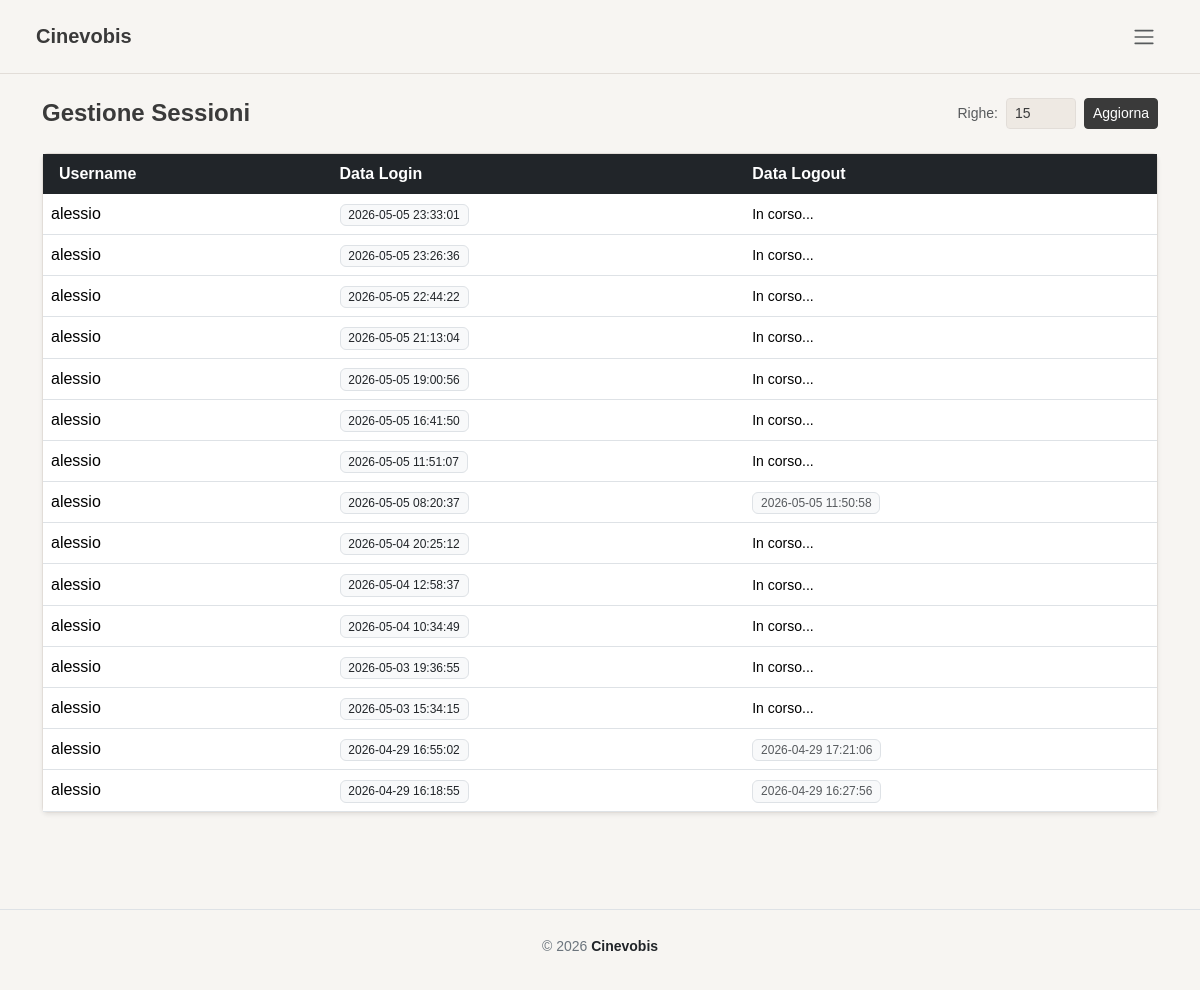
/pages/admin/sessions.php (signed in), run on the app's committed database.
### tables this page shows
CREATE TABLE `sessioni` (
  `id_sessione` varchar(255) NOT NULL,
  `id_utente` int(11) NOT NULL,
  `data_login` datetime DEFAULT NULL,
  `data_logout` datetime DEFAULT NULL,
  PRIMARY KEY (`id_sessione`),
  KEY `id_utente` (`id_utente`),
  CONSTRAINT `sessioni_ibfk_1` FOREIGN KEY (`id_utente`) REFERENCES `utenti` (`id_utente`) ON DELETE CASCADE ON UPDATE CASCADE
);

CREATE TABLE `utenti` (
  `id_utente` int(11) NOT NULL AUTO_INCREMENT,
  `username` varchar(100) NOT NULL,
  `password` varchar(255) NOT NULL,
  `email` varchar(100) NOT NULL,
  `nome` varchar(100) NOT NULL,
  `cognome` varchar(100) NOT NULL,
  `id_profilo` int(11) DEFAULT NULL,
  `attivo` tinyint(1) DEFAULT 1,
  `data_registrazione` datetime DEFAULT NULL,
  PRIMARY KEY (`id_utente`),
  UNIQUE KEY `username` (`username`),
  UNIQUE KEY `email` (`email`),
  KEY `id_profilo` (`id_profilo`),
  CONSTRAINT `utenti_ibfk_1` FOREIGN KEY (`id_profilo`) REFERENCES `profili` (`id_profilo`) ON UPDATE CASCADE
);

### includes/user_obj.php (called while the page is built, shortened)
<?php
class userObj {
    private PDO $db;
    public function __construct(PDO $db, string $username, ?string $password = null, ?string $nome = null, ?string $cognome = null,
                            ?string $email = null, ?int $attivo = null, ?int $id_profilo = null) {
        $this->db           = $db;
    }
    public function readAccess(int $num) {
        $sql = "SELECT u.username, s.data_login, s.data_logout
                FROM sessioni s
                JOIN utenti u ON u.id_utente = s.id_utente
                ORDER BY s.data_login DESC
                LIMIT :num";
        $stmt = $this->db->prepare($sql);
        $num  = (int)$num;
        $stmt->bindParam(':num', $num, PDO::PARAM_INT);
        $stmt->execute();
        return $stmt->fetchAll();
    }
}

### pages/admin/sessions.php (the view, shortened to what this page needs)
<?php
require_once(__DIR__ . '/../../config/connection.php');
require_once(__DIR__ . '/../../includes/user_obj.php');
$username   = $_SESSION['username']   ?? '';
$user = new userObj($conn, $username);
$righe = $_GET['righe'] ?? 15;
$sessioni = $user->readAccess($righe);
?>
<!DOCTYPE html>
<html lang="it">
<head>
    <link rel="stylesheet" href="/node_modules/bootstrap/dist/css/bootstrap.min.css">
    <link rel="stylesheet" href="/assets/css/style.css">
</head>
<body class="d-flex flex-column min-vh-100">
    <?php require_once(__DIR__ . '/../../includes/header.php'); ?>
    <div class="container mt-4 mb-5 pb-5 flex-grow-1">
        <div class="d-flex justify-content-between align-items-center mb-4">
            <h1 class="fs-4 fw-bold mb-0">Gestione Sessioni</h1>
            <form method="GET" class="d-flex align-items-center gap-2">
                <label class="small text-muted mb-0">Righe:</label>
                <input type="number" name="righe" class="form-control form-control-sm" style="width: 70px;" min="1" value="<?= htmlspecialchars($righe) ?>">
                <button type="submit" class="btn btn-sm btn-dark">Aggiorna</button>
            </form>
        </div>
        <div class="card shadow-sm border-0">
            <div class="table-responsive">
                <table class="table table-hover align-middle mb-0">
                    <thead class="table-dark">
                        <tr>
                            <th class="border-0 ps-3">Username</th>
                            <th class="border-0">Data Login</th>
                            <th class="border-0">Data Logout</th>
                        </tr>
                    </thead>
                    <tbody>
                        <?php foreach ($sessioni as $sessione): ?>
                            <tr>
                                <td><?= htmlspecialchars($sessione['username']) ?></td>
                                <td><span class="badge bg-light text-dark fw-normal border"><?= htmlspecialchars($sessione['data_login'] ?? '') ?></span></td>
                                <td>
                                    <?php if (!empty($sessione['data_logout'])): ?>
                                        <span class="badge bg-light text-muted fw-normal border"><?= htmlspecialchars($sessione['data_logout']) ?></span>
                                    <?php else: ?>
                                        <span class="text small italic">In corso...</span>
                                    <?php endif; ?>
                                </td>
                            </tr>
                        <?php endforeach; ?>
                    </tbody>
                </table>
            </div>
        </div>
    </div>
    <?php require_once(__DIR__ . '/../../includes/footer.php'); ?>
</body>
</html>

### assets/css/style.css (style rules this page uses)
:root { --accent: #A8C5DA; --accent-hover: #8EB5CC; --accent-dark: #5A8FA8; --bg: #F7F5F2; --bg-surface: #FFFFFF; --bg-muted: #EEE9E3; --border: #E2DDD8; --text: #3A3A3A; --text-muted: #8A8480; }
body { background-color: var(--bg); color: var(--text); font-family: 'DM Sans', sans-serif; -webkit-font-smoothing: antialiased; -moz-osx-font-smoothing: grayscale; }
.btn-dark { background-color: var(--text) !important; border-color: var(--text) !important; color: #fff !important; }
.card, .search-result-card { background-color: var(--bg-surface) !important; border: 1px solid var(--border) !important; }
.form-control { background-color: var(--bg-muted) !important; border-color: var(--border) !important; color: var(--text) !important; }
.form-control::placeholder { color: var(--text-muted) !important; }

### data on the page
sessioni: id_utente.username "alessio", data_login "2026-05-05 23:33:01", shows "In corso..."
sessioni: id_utente.username "alessio", data_login "2026-05-05 23:26:36", shows "In corso..."
sessioni: id_utente.username "alessio", data_login "2026-05-05 22:44:22", shows "In corso..."
sessioni: id_utente.username "alessio", data_login "2026-05-05 21:13:04", shows "In corso..."
sessioni: id_utente.username "alessio", data_login "2026-05-05 19:00:56", shows "In corso..."
sessioni: id_utente.username "alessio", data_login "2026-05-05 16:41:50", shows "In corso..."
sessioni: id_utente.username "alessio", data_login "2026-05-05 11:51:07", shows "In corso..."
sessioni: id_utente.username "alessio", data_login "2026-05-05 08:20:37", data_logout "2026-05-05 11:50:58"
sessioni: id_utente.username "alessio", data_login "2026-05-04 20:25:12", shows "In corso..."
sessioni: id_utente.username "alessio", data_login "2026-05-04 12:58:37", shows "In corso..."
sessioni: id_utente.username "alessio", data_login "2026-05-04 10:34:49", shows "In corso..."
sessioni: id_utente.username "alessio", data_login "2026-05-03 19:36:55", shows "In corso..."
sessioni: id_utente.username "alessio", data_login "2026-05-03 15:34:15", shows "In corso..."
sessioni: id_utente.username "alessio", data_login "2026-04-29 16:55:02", data_logout "2026-04-29 17:21:06"
sessioni: id_utente.username "alessio", data_login "2026-04-29 16:18:55", data_logout "2026-04-29 16:27:56"
